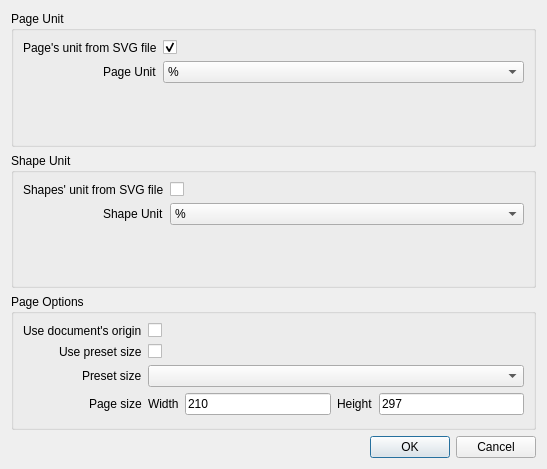
<?xml version="1.0" encoding="UTF-8"?>
<ui version="4.0">
 <class>ImportSVGDialog</class>
 <widget class="QDialog" name="ImportSVGDialog">
  <property name="geometry">
   <rect>
    <x>0</x>
    <y>0</y>
    <width>547</width>
    <height>469</height>
   </rect>
  </property>
  <property name="windowTitle">
   <string>Import SVG Options</string>
  </property>
  <layout class="QVBoxLayout" name="verticalLayout">
   <item>
    <widget class="QGroupBox" name="groupBoxPageUnit">
     <property name="title">
      <string>Page Unit</string>
     </property>
     <layout class="QFormLayout" name="formLayout">
      <property name="labelAlignment">
       <set>Qt::AlignRight|Qt::AlignTrailing|Qt::AlignVCenter</set>
      </property>
      <item row="0" column="0">
       <widget class="QLabel" name="label">
        <property name="text">
         <string>Page's unit from SVG file</string>
        </property>
       </widget>
      </item>
      <item row="0" column="1">
       <widget class="QCheckBox" name="checkBoxPageUnitFromSVG">
        <property name="text">
         <string/>
        </property>
        <property name="checked">
         <bool>true</bool>
        </property>
       </widget>
      </item>
      <item row="1" column="0">
       <widget class="QLabel" name="label_2">
        <property name="text">
         <string>Page Unit</string>
        </property>
       </widget>
      </item>
      <item row="1" column="1">
       <widget class="QComboBox" name="comboBoxPageUnit">
        <property name="currentText">
         <string>mm</string>
        </property>
        <item>
         <property name="text">
          <string>%</string>
         </property>
        </item>
        <item>
         <property name="text">
          <string>px</string>
         </property>
        </item>
        <item>
         <property name="text">
          <string>pc</string>
         </property>
        </item>
        <item>
         <property name="text">
          <string>pt</string>
         </property>
        </item>
        <item>
         <property name="text">
          <string>mm</string>
         </property>
        </item>
        <item>
         <property name="text">
          <string>mm/100</string>
         </property>
        </item>
        <item>
         <property name="text">
          <string>cm</string>
         </property>
        </item>
        <item>
         <property name="text">
          <string>in</string>
         </property>
        </item>
        <item>
         <property name="text">
          <string>other</string>
         </property>
        </item>
       </widget>
      </item>
     </layout>
    </widget>
   </item>
   <item>
    <widget class="QGroupBox" name="groupBox_2">
     <property name="title">
      <string>Shape Unit</string>
     </property>
     <layout class="QFormLayout" name="formLayout_2">
      <property name="labelAlignment">
       <set>Qt::AlignRight|Qt::AlignTrailing|Qt::AlignVCenter</set>
      </property>
      <item row="0" column="0">
       <widget class="QLabel" name="label_3">
        <property name="text">
         <string>Shapes' unit from SVG file</string>
        </property>
       </widget>
      </item>
      <item row="0" column="1">
       <widget class="QCheckBox" name="checkBoxShapeUnitFromSVG">
        <property name="text">
         <string/>
        </property>
       </widget>
      </item>
      <item row="1" column="0">
       <widget class="QLabel" name="label_4">
        <property name="text">
         <string>Shape Unit</string>
        </property>
       </widget>
      </item>
      <item row="1" column="1">
       <widget class="QComboBox" name="comboBoxShapeUnit">
        <property name="currentText">
         <string>mm/100</string>
        </property>
        <item>
         <property name="text">
          <string>%</string>
         </property>
        </item>
        <item>
         <property name="text">
          <string>px</string>
         </property>
        </item>
        <item>
         <property name="text">
          <string>pc</string>
         </property>
        </item>
        <item>
         <property name="text">
          <string>pt</string>
         </property>
        </item>
        <item>
         <property name="text">
          <string>mm</string>
         </property>
        </item>
        <item>
         <property name="text">
          <string>mm/100</string>
         </property>
        </item>
        <item>
         <property name="text">
          <string>cm</string>
         </property>
        </item>
        <item>
         <property name="text">
          <string>in</string>
         </property>
        </item>
        <item>
         <property name="text">
          <string>other</string>
         </property>
        </item>
       </widget>
      </item>
     </layout>
    </widget>
   </item>
   <item>
    <widget class="QGroupBox" name="groupBox_3">
     <property name="title">
      <string>Page Options</string>
     </property>
     <layout class="QFormLayout" name="formLayout_3">
      <property name="labelAlignment">
       <set>Qt::AlignRight|Qt::AlignTrailing|Qt::AlignVCenter</set>
      </property>
      <item row="0" column="0">
       <widget class="QLabel" name="label_5">
        <property name="text">
         <string>Use document's origin</string>
        </property>
       </widget>
      </item>
      <item row="0" column="1">
       <widget class="QCheckBox" name="checkBoxUseSVGOrigin">
        <property name="text">
         <string/>
        </property>
       </widget>
      </item>
      <item row="3" column="0">
       <widget class="QLabel" name="label_6">
        <property name="text">
         <string>Page size</string>
        </property>
       </widget>
      </item>
      <item row="3" column="1">
       <layout class="QHBoxLayout" name="horizontalLayout">
        <item>
         <widget class="QLabel" name="label_9">
          <property name="text">
           <string>Width</string>
          </property>
         </widget>
        </item>
        <item>
         <widget class="QLineEdit" name="lineEditPageWidth">
          <property name="text">
           <string>210</string>
          </property>
         </widget>
        </item>
        <item>
         <widget class="QLabel" name="label_10">
          <property name="text">
           <string>Height</string>
          </property>
         </widget>
        </item>
        <item>
         <widget class="QLineEdit" name="lineEditPageHeight">
          <property name="text">
           <string>297</string>
          </property>
         </widget>
        </item>
       </layout>
      </item>
      <item row="1" column="0">
       <widget class="QLabel" name="label_7">
        <property name="text">
         <string>Use preset size</string>
        </property>
       </widget>
      </item>
      <item row="1" column="1">
       <widget class="QCheckBox" name="checkBoxUsePresetSize">
        <property name="text">
         <string/>
        </property>
       </widget>
      </item>
      <item row="2" column="0">
       <widget class="QLabel" name="label_8">
        <property name="text">
         <string>Preset size</string>
        </property>
       </widget>
      </item>
      <item row="2" column="1">
       <widget class="QComboBox" name="comboBoxPresetSize"/>
      </item>
     </layout>
    </widget>
   </item>
   <item>
    <widget class="QDialogButtonBox" name="buttonBox">
     <property name="orientation">
      <enum>Qt::Horizontal</enum>
     </property>
     <property name="standardButtons">
      <set>QDialogButtonBox::Cancel|QDialogButtonBox::Ok</set>
     </property>
    </widget>
   </item>
  </layout>
 </widget>
 <resources/>
 <connections>
  <connection>
   <sender>buttonBox</sender>
   <signal>accepted()</signal>
   <receiver>ImportSVGDialog</receiver>
   <slot>accept()</slot>
   <hints>
    <hint type="sourcelabel">
     <x>248</x>
     <y>254</y>
    </hint>
    <hint type="destinationlabel">
     <x>157</x>
     <y>274</y>
    </hint>
   </hints>
  </connection>
  <connection>
   <sender>buttonBox</sender>
   <signal>rejected()</signal>
   <receiver>ImportSVGDialog</receiver>
   <slot>reject()</slot>
   <hints>
    <hint type="sourcelabel">
     <x>316</x>
     <y>260</y>
    </hint>
    <hint type="destinationlabel">
     <x>286</x>
     <y>274</y>
    </hint>
   </hints>
  </connection>
 </connections>
</ui>
